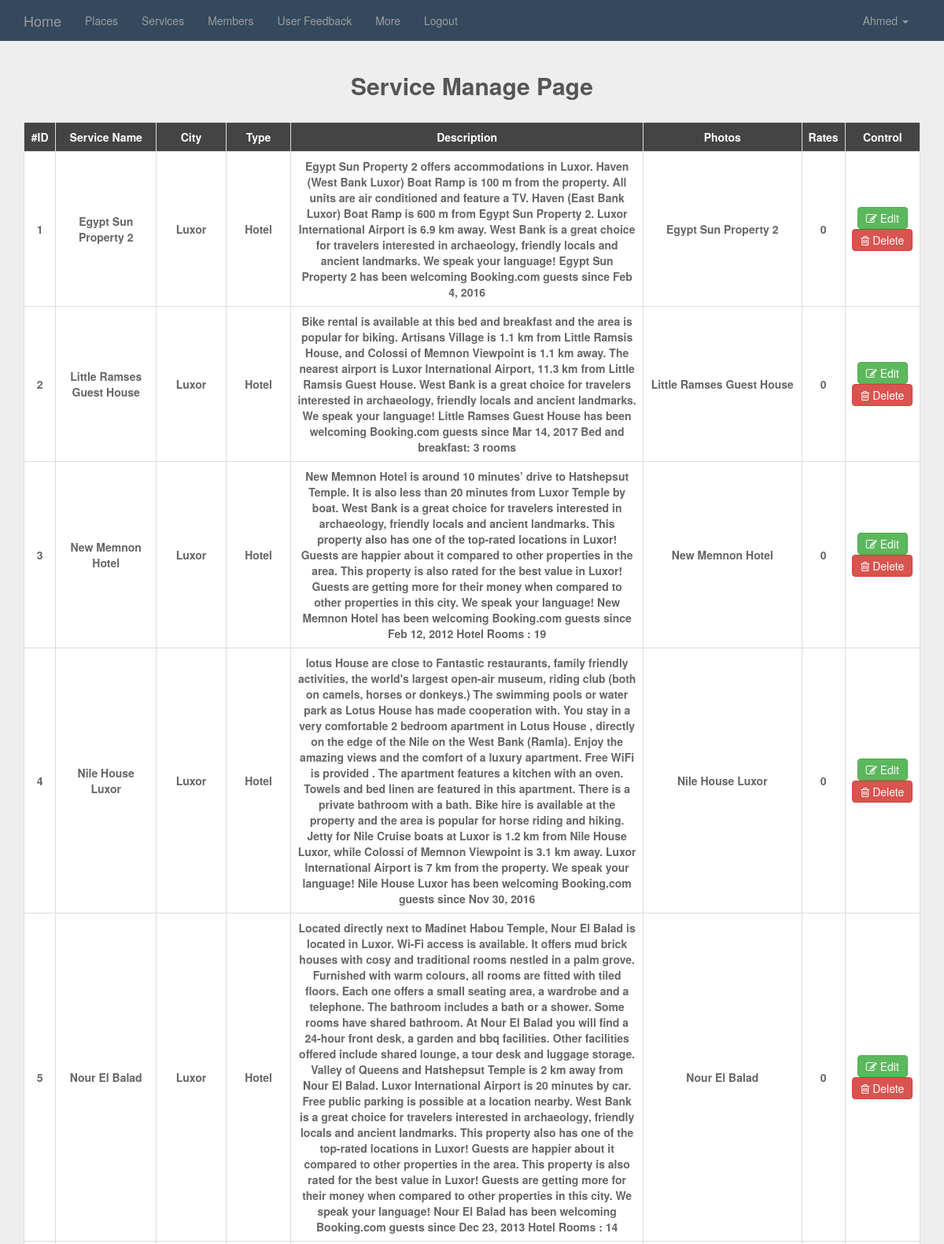
Page /admin/service.php (signed in, upper part) on the committed database.
### tables this page shows
CREATE TABLE `service` (
  `sid` int(11) NOT NULL,
  `sName` varchar(255) NOT NULL,
  `CtId` int(11) NOT NULL,
  `Cat_id` int(11) NOT NULL,
  `Description` text NOT NULL,
  `Address` varchar(255) NOT NULL,
  `Phone` varchar(255) NOT NULL,
  `RegDate` timestamp NOT NULL DEFAULT CURRENT_TIMESTAMP ON UPDATE CURRENT_TIMESTAMP,
  `photo` varchar(255) NOT NULL,
  `Rate` float NOT NULL
);

CREATE TABLE `city` (
  `cityId` int(11) NOT NULL,
  `cityName` varchar(255) NOT NULL,
  `photo` varchar(255) NOT NULL,
  `description` varchar(255) NOT NULL,
  `map` varchar(255) NOT NULL
);

CREATE TABLE `servicecategory` (
  `Cid` int(11) NOT NULL,
  `Name` varchar(255) NOT NULL
);

### admin/service.php (the view, shortened to what this page needs)
<?php
	include 'init.php';
	if(isset($_SESSION['username'])){
		$do = isset($_GET['do'])? $_GET['do']:'manage';
		if ($do == 'manage')
		{?>
			<div class="container">
				<h2 class="text-center">Service Manage Page</h2>
				<div class="table-responsive">
					<table class="main-table text-center table table-bordered">
						<tr>
							<td>#ID</td>
							<td>Service Name</td>
							<td>City</td>
							<td></i>Type</td>
							<td></i>Description</td>
							<td></i>Photos</td>
							<td></i>Rates</td>
							<td>Control</td>
						</tr>
					<?php
						$stmt = $con->prepare("select * from service");
						$stmt->execute();
						$rows = $stmt->fetchAll();
						$stmt2 = $con->prepare("select * from servicecategory");
						$stmt2->execute();
						$rows2 = $stmt2->fetchAll();
						$stmt3 = $con->prepare("select * from City");
						$stmt3->execute();
						$rows3 = $stmt3->fetchAll();
						foreach ($rows as $row) {
							echo "<tr>";
							echo "<td>". $row['sid'] ."</td>";
							echo "<td>". $row['sName'] ."</td>";
								foreach ($rows3 as $row3){
 								if($row['CtId']===$row3['cityId']){
 									echo "<td>". $row3['cityName'] ."</td>";
 									break;
 								}
 							}
 							foreach ($rows2 as $row2){
 								if($row['Cat_id']===$row2['Cid']){
 									echo "<td>". $row2['Name'] ."</td>";
 									break;
 								}
 							}
 							echo "<td>". $row['Description'] ."</td>";
 							echo "<td>". $row['photo'] ."</td>";
 							echo "<td>". $row['Rate'] ."</td>";
 							echo "<td>
								<a class='btn btn-success' href='?do=edit&SId=".$row['sid']."'><i class='fa fa-pencil-square-o' aria-hidden='true'></i> Edit</a>
								<a class='btn btn-danger delete-btn' data-toggle='confirmation' href='service.php?do=Delete&SId=". $row['sid'] ."'><i class='fa fa-trash-o' aria-hidden='true'></i> Delete</a>
							</td>";
							echo "</tr>";
						}
					?>
					</table>
				</div>
			</div>
		 	<?php
			}
		else{
			header("location:?do=manage");
		}
		include $tml . 'footer.php';
	}else{
		redirectHome("<div class'alert alert-danger'>You can't access this page!</div>");
	}
?>

### admin/layout/css/style.css (style rules this page uses)
* { padding: 0; margin: 0; }
body { background: #EEE }
h2 { font-weight: bold; color: #555; margin-bottom: 30px }
.main-table { box-shadow: 0px 4px 17px rgb(173, 173, 173); }
.main-table td { background-color: #fff; vertical-align: middle!important; font-weight: bold; color: #666 }
.main-table tr:first-child td { color: #fff; background-color: #444; font-weight: bold; }
.main-table .btn { padding: 3px 10px; }

### rows in the picture
service: sid "1", sName "Egypt Sun Property 2", Description "Egypt Sun Property 2 offers accommodations in Luxor. Haven (West Bank Luxor) Boat Ramp is 100 m from the property. All units are air conditioned and feature a TV. Haven (East Bank Luxor) Boat Ramp is 600 m from Egypt Sun Property 2. Luxor International Airport is 6.9 km away. West Bank is a great choice for travelers interested in archaeology, friendly locals and ancient landmarks. We speak your language! Egypt Sun Property 2 has been welcoming Booking.com guests since Feb 4, 2016", photo "Egypt Sun Property 2", Rate "0"
city: cityName "Luxor"
servicecategory: Name "Hotel"
service: sid "2", sName "Little Ramses Guest House", Description "Bike rental is available at this bed and breakfast and the area is popular for biking. Artisans Village is 1.1 km from Little Ramsis House, and Colossi of Memnon Viewpoint is 1.1 km away. The nearest airport is Luxor International Airport, 11.3 km from Little Ramsis Guest House. West Bank is a great choice for travelers interested in archaeology, friendly locals and ancient landmarks. We speak your language! Little Ramses Guest House has been welcoming Booking.com guests since Mar 14, 2017 Bed and breakfast: 3 rooms", photo "Little Ramses Guest House", Rate "0"
service: sid "3", sName "New Memnon Hotel", Description "New Memnon Hotel is around 10 minutes’ drive to Hatshepsut Temple. It is also less than 20 minutes from Luxor Temple by boat. West Bank is a great choice for travelers interested in archaeology, friendly locals and ancient landmarks. This property also has one of the top-rated locations in Luxor! Guests are happier about it compared to other properties in the area. This property is also rated for the best value in Luxor! Guests are getting more for their money when compared to other properties in this city. We speak your language! New Memnon Hotel has been welcoming Booking.com guests since Feb 12, 2012 Hotel Rooms : 19", photo "New Memnon Hotel", Rate "0"
service: sid "4", sName "Nile House Luxor", Description "lotus House are close to Fantastic restaurants, family friendly activities, the world's largest open-air museum, riding club (both on camels, horses or donkeys.) The swimming pools or water park as Lotus House has made cooperation with. You stay in a very comfortable 2 bedroom apartment in Lotus House , directly on the edge of the Nile on the West Bank (Ramla). Enjoy the amazing views and the comfort of a luxury apartment. Free WiFi is provided . The apartment features a kitchen with an oven. Towels and bed linen are featured in this apartment. There is a private bathroom with a bath. Bike hire is available at the property and the area is popular for horse riding and hiking. Jetty for Nile…", photo "Nile House Luxor", Rate "0"
service: sid "5", sName "Nour El Balad", Description "Located directly next to Madinet Habou Temple, Nour El Balad is located in Luxor. Wi-Fi access is available. It offers mud brick houses with cosy and traditional rooms nestled in a palm grove. Furnished with warm colours, all rooms are fitted with tiled floors. Each one offers a small seating area, a wardrobe and a telephone. The bathroom includes a bath or a shower. Some rooms have shared bathroom. At Nour El Balad you will find a 24-hour front desk, a garden and bbq facilities. Other facilities offered include shared lounge, a tour desk and luggage storage. Valley of Queens and Hatshepsut Temple is 2 km away from Nour El Balad. Luxor International Airport is 20 minutes by car. Free public…", photo "Nour El Balad", Rate "0"

### other values in the picture
$_SESSION['username'] "Ahmed"
